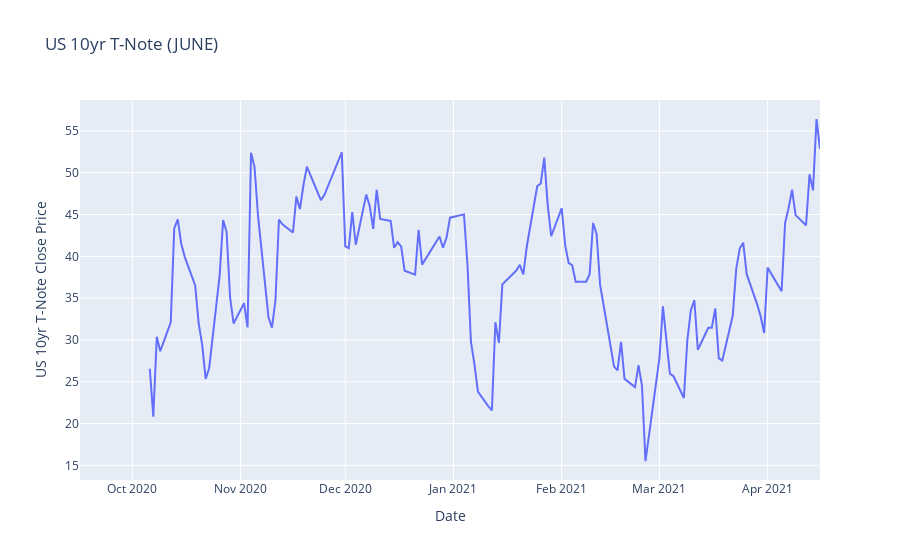

The notebook cell this image was saved under:
### Code cell
px.line(
    x=bonds_vs_usdx['Date'], 
    y=bonds_vs_usdx['US 10yr T-Note Close (JUNE)'], 
    title='US 10yr T-Note (JUNE)', 
    labels=dict(x='Date', y='US 10yr T-Note Close Price'))

### Figure 1 — Plotly figure (JSON) as saved in the notebook; plotly's stock layout.template omitted (floating-point values rounded to 4 significant figures; data arrays with more than 128 entries replaced by an {"elided": "..."} marker saying what was removed)
{"data": [{"hovertemplate": "Date=%{x}<br>US 10yr T-Note Close Price=%{y}<extra></extra>", "legendgroup": "", "line": {"color": "#636efa", "dash": "solid"}, "mode": "lines", "name": "", "orientation": "v", "showlegend": false, "type": "scatter", "x": {"elided": "145 str values"}, "xaxis": "x", "y": {"elided": "145 float values"}, "yaxis": "y"}], "layout": {"autosize": true, "legend": {"tracegroupgap": 0}, "title": {"text": "US 10yr T-Note (JUNE)"}, "xaxis": {"anchor": "y", "autorange": true, "domain": [0, 1], "range": ["2020-09-16", "2021-04-16"], "title": {"text": "Date"}, "type": "date"}, "yaxis": {"anchor": "x", "autorange": true, "domain": [0, 1], "range": [13.25, 58.71], "title": {"text": "US 10yr T-Note Close Price"}, "type": "linear"}}}
